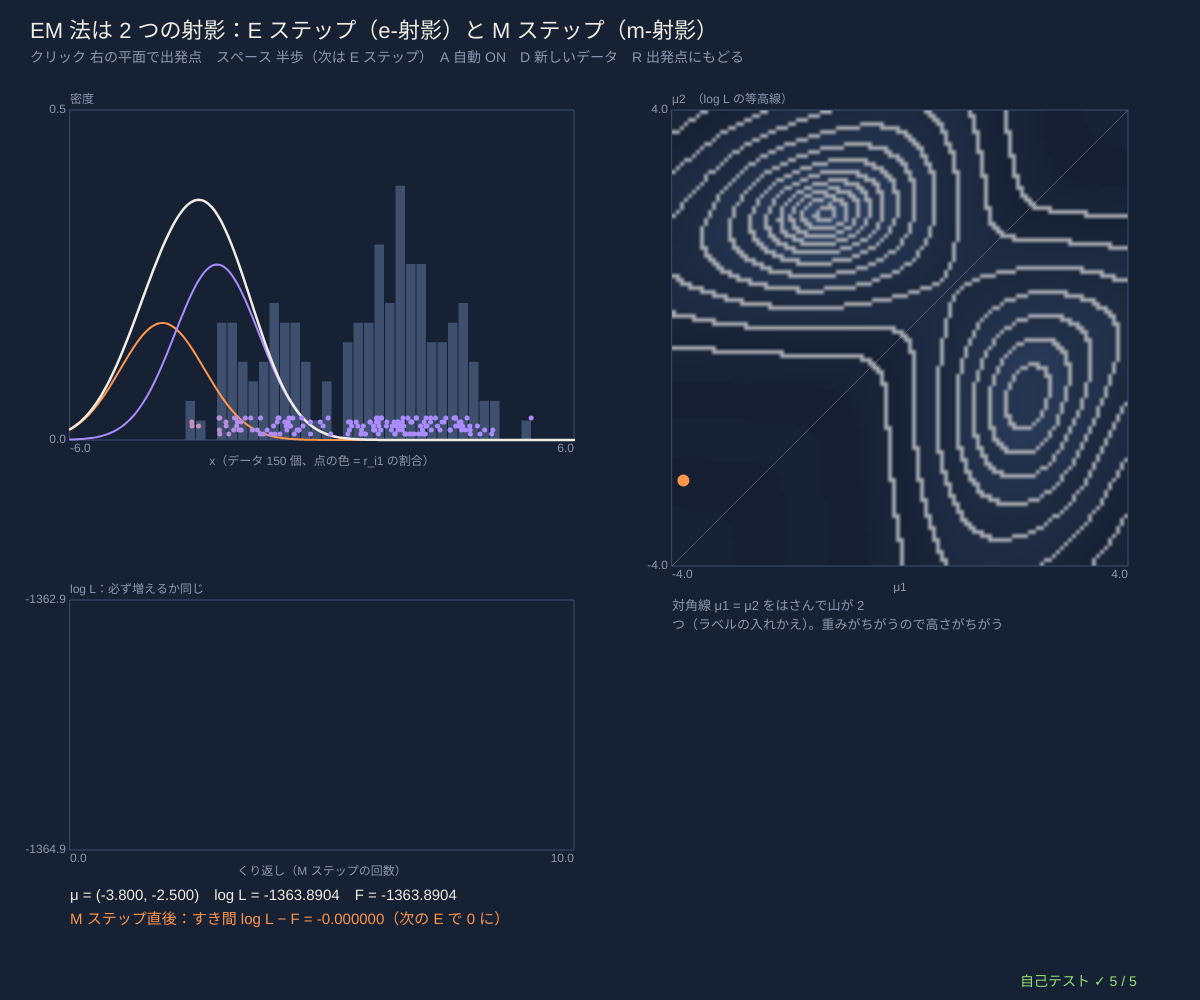
Frame 1 (no input)
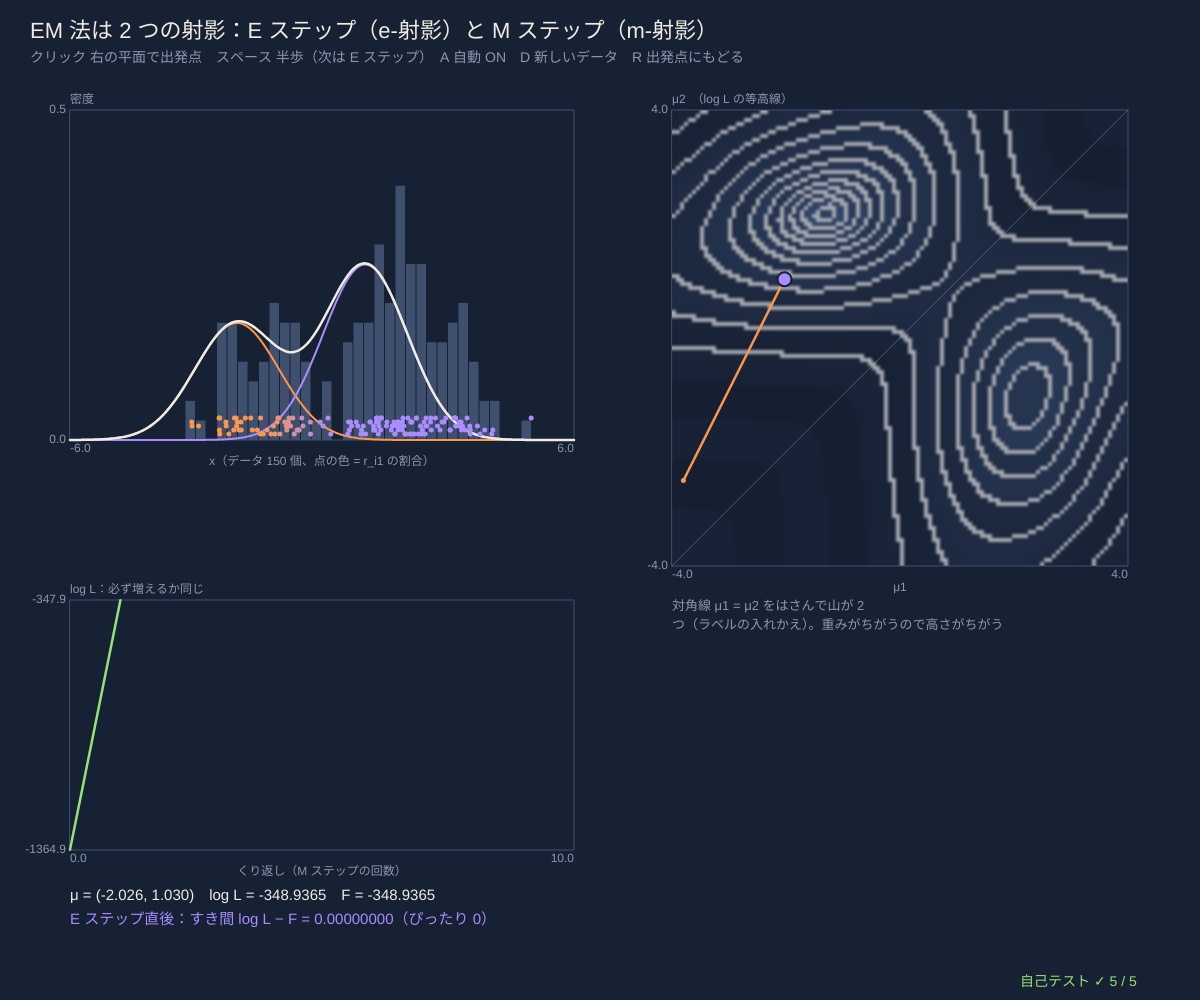
Frame 60 (no input)
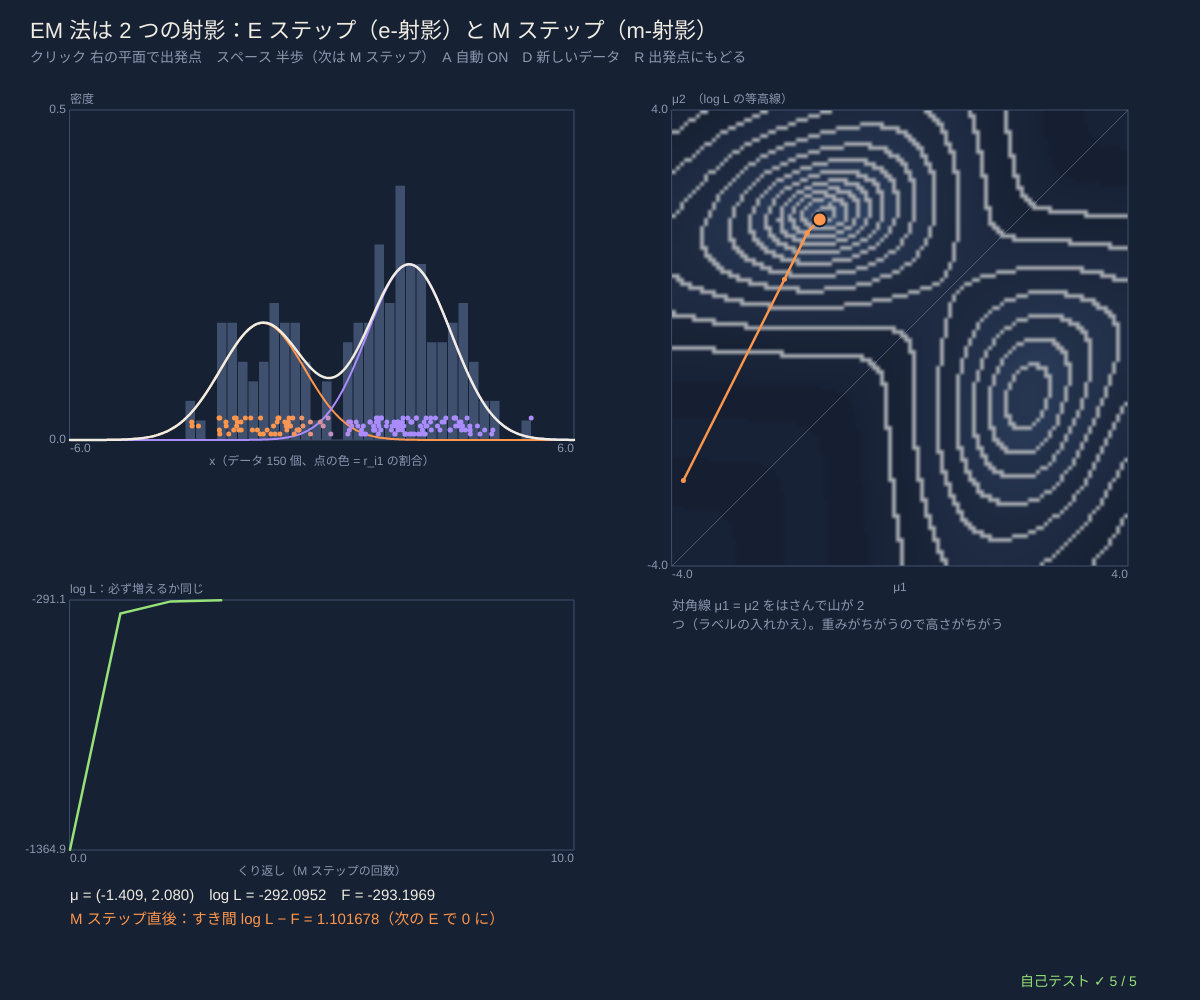
Frame 120 (the mouse pressed at the canvas centre since frame 60)

The p5.js sketch that drew these frames (run headless with seeded random() and noise() and a simulated clock; from frame 60 on, the mouse is pressed at the canvas centre):

// p5.js sketch
// ── sketch.js
// ============================================
// 09 EM 法は 2 つの射影 ─ 2 つの正規分布の混合 w1 N(μ1, 1) + w2 N(μ2, 1) を 1 次元のデータに当てはめる（未知は μ1, μ2 だけ）
// E ステップ = e-射影：いまのモデルから「データに合う分布の集まり」へ。各点がどちらの山から来たかの確率 r_ik を計算
// M ステップ = m-射影：その r_ik を重みにして平均を取り直す（モデルの集まりへ戻る）。くり返すたびに対数尤度 log L は必ず増えるか同じ
// 自由エネルギー F = log L − Σ KL(r_i‖事後確率_i)：E で F = log L（すき間 0）、M で F が上がる。（クラスタリングとしての EM はシリーズ 61 の 08）
// クリック 右の平面で出発点 / スペース 半歩（E か M）/ A 自動 / D 新しいデータ / R 出発点にもどる
// ============================================

const W_MIX = [0.4, 0.6];                // ★ 2 つの山の重み（既知とする）
const TRUE_MU = [-1.5, 2];               // ★ データを作る本当の平均
const N_DATA = 150;
let xs = [], muEM = [-3.8, -2.5], startMu = [-3.8, -2.5], resp = [], phase = 'E', pathEM = [], logLs = [], auto = true, seedD = 9, pb, field = null, fKey = '', tick = 0;

function setup() { createCanvas(windowWidth, windowHeight); selfTest(); makeData(); layout(); restart(); }
function windowResized() { resizeCanvas(windowWidth, windowHeight); layout(); }
function layout() { let s = Math.min(width * 0.38, height * 0.62); pb = plotBox(width * 0.56, 110, s, s, -4, 4, -4, 4); fKey = ''; }
function makeData() { seedRng(seedD); xs = []; for (let k = 0; k < N_DATA; k++) { let c = rnd() < W_MIX[0] ? 0 : 1; xs.push(TRUE_MU[c] + gaussRnd()); } fKey = ''; }
function restart() { muEM = startMu.slice(); resp = posterior(muEM); phase = 'E'; pathEM = [muEM.slice()]; logLs = [logLik(muEM)]; }
function npdf(x, m) { return Math.exp(-0.5 * (x - m) * (x - m)) / Math.sqrt(2 * Math.PI); }
function logLik(mu) { let s = 0; for (let x of xs) s += Math.log(Math.max(1e-300, W_MIX[0] * npdf(x, mu[0]) + W_MIX[1] * npdf(x, mu[1]))); return s; }
function posterior(mu) { return xs.map((x) => { let a = W_MIX[0] * npdf(x, mu[0]), b = W_MIX[1] * npdf(x, mu[1]), s = Math.max(a + b, 1e-300); return [a / s, b / s]; }); }   // ★ E ステップ
function mStep(r) { return [0, 1].map((k) => { let sw = 0, sx = 0; r.forEach((ri, i) => { sw += ri[k]; sx += ri[k] * xs[i]; }); return sw > 1e-12 ? sx / sw : 0; }); }   // ★ M ステップ：重みつき平均
function freeEnergy(r, mu) {             // F(r, μ) = Σ_i Σ_k r_ik log(w_k N(x_i; μ_k) / r_ik)
  let s = 0; xs.forEach((x, i) => { for (let k = 0; k < 2; k++) if (r[i][k] > 0) s += r[i][k] * Math.log(Math.max(1e-300, W_MIX[k] * npdf(x, mu[k])) / r[i][k]); }); return s;
}
function halfStep() {
  if (phase === 'E') { resp = posterior(muEM); phase = 'M'; }
  else { muEM = mStep(resp); phase = 'E'; pathEM.push(muEM.slice()); logLs.push(logLik(muEM)); if (pathEM.length > 200) { pathEM.shift(); logLs.shift(); } }
}

function draw() {
  background(...BG);
  hudTitle('EM 法は 2 つの射影：E ステップ（e-射影）と M ステップ（m-射影）', 'クリック 右の平面で出発点　スペース 半歩（次は ' + phase + ' ステップ）　A 自動 ' + (auto ? 'ON' : 'OFF') + '　D 新しいデータ　R 出発点にもどる');
  if (auto && ++tick % 20 === 0) halfStep();
  if (fKey !== seedD + '/' + width) { fKey = seedD + '/' + width; freeField(field); let topL = logLik(TRUE_MU) + 5; field = gridField(pb, (a, b) => Math.log1p(Math.max(0, topL - logLik([a, b]))), { level: 0.4, vmax: 6, cap: 5.8, c0: [60, 85, 125], c1: [24, 34, 54], res: 4 }); }
  // ---- 右：(μ1, μ2) 平面と log L の等高線、EM の道
  drawField(field); drawAxes(pb, 'μ1', 'μ2　（log L の等高線）');
  stroke(...DIMC, 120); strokeWeight(1); let [d1x, d1y] = toScr(pb, -4, -4), [d2x, d2y] = toScr(pb, 4, 4); line(d1x, d1y, d2x, d2y);
  plotLine(pb, pathEM, ORANGE, 2.5);
  for (let P of pathEM) { let [x, y] = toScr(pb, P[0], P[1]); noStroke(); fill(...ORANGE); circle(x, y, 5); }
  let [cx, cy] = toScr(pb, muEM[0], muEM[1]); fill(...(phase === 'M' ? VIOLET : ORANGE)); stroke(...BG); strokeWeight(2); circle(cx, cy, 14);
  noStroke(); fill(...DIMC); textSize(13); textAlign(LEFT, TOP); text('対角線 μ1 = μ2 をはさんで山が 2 つ（ラベルの入れかえ）。重みがちがうので高さがちがう', pb.x, pb.y + pb.h + 34, pb.w);
  // ---- 左上：データのヒストグラムと混合分布
  let b1 = plotBox(70, 110, width * 0.42, height * 0.33, -6, 6, 0, 0.45), bins = new Array(48).fill(0);
  for (let x of xs) { let i = Math.floor((x + 6) / 0.25); if (i >= 0 && i < 48) bins[i]++; }
  drawAxes(b1, 'x（データ ' + N_DATA + ' 個、点の色 = r_i1 の割合）', '密度');
  noStroke(); fill(...WIRE); for (let i = 0; i < 48; i++) { let h = bins[i] / (N_DATA * 0.25), [x0, y0] = toScr(b1, -6 + i * 0.25, h), [x1] = toScr(b1, -6 + (i + 1) * 0.25, 0); rect(x0, y0, x1 - x0 - 1, b1.y + b1.h - y0); }
  let c0 = [], c1 = [], cm = []; for (let k = 0; k <= 240; k++) { let x = -6 + k / 20, a = W_MIX[0] * npdf(x, muEM[0]), b = W_MIX[1] * npdf(x, muEM[1]); c0.push([x, a]); c1.push([x, b]); cm.push([x, a + b]); }
  plotLine(b1, c0, ORANGE, 2); plotLine(b1, c1, VIOLET, 2); plotLine(b1, cm, INK, 2.5);
  xs.forEach((x, i) => { let [sx] = toScr(b1, x, 0); let t = resp[i] ? resp[i][0] : 0.5; noStroke(); fill(ORANGE[0] * t + VIOLET[0] * (1 - t), ORANGE[1] * t + VIOLET[1] * (1 - t), ORANGE[2] * t + VIOLET[2] * (1 - t)); circle(sx, b1.y + b1.h - 6 - (i % 5) * 4, 5); });
  // ---- 左下：log L と F
  let L = logLik(muEM), F = freeEnergy(resp, muEM), lo = Math.min(...logLs) - 1, hi = Math.max(...logLs) + 1;
  let b2 = plotBox(70, height * 0.6, width * 0.42, height * 0.25, 0, Math.max(10, logLs.length - 1), lo, hi);
  drawAxes(b2, 'くり返し（M ステップの回数）', 'log L：必ず増えるか同じ');
  plotLine(b2, logLs.map((v, i) => [i, v]), LIME, 2.5);
  noStroke(); textAlign(LEFT, BASELINE); textSize(15); let ty = b2.y + b2.h + 50;
  fill(...INK); text('μ = (' + fmtN(muEM[0], 3) + ', ' + fmtN(muEM[1], 3) + ')　log L = ' + fmtN(L, 4) + '　F = ' + fmtN(F, 4), 70, ty);
  fill(...(phase === 'M' ? VIOLET : ORANGE)); text(phase === 'M' ? 'E ステップ直後：すき間 log L − F = ' + fmtN(L - F, 8) + '（ぴったり 0）' : 'M ステップ直後：すき間 log L − F = ' + fmtN(L - F, 6) + '（次の E で 0 に）', 70, ty + 24);
  drawSelfTest(width - 180, height - 14);
}
function mousePressed() { if (inRect(mouseX, mouseY, pb)) { let [a, b] = fromScr(pb, mouseX, mouseY); startMu = [clampv(a, -4, 4), clampv(b, -4, 4)]; restart(); } }
function keyPressed() {
  if (key === ' ') { auto = false; halfStep(); }
  if (key === 'a' || key === 'A') auto = !auto;
  if (key === 'd' || key === 'D') { seedD++; makeData(); restart(); }
  if (key === 'r' || key === 'R') restart();
  return false;
}

// ---- 自己テスト
function selfTest() {
  selfTestResults = [];
  makeData(); seedRng(99);
  let okMono = true, okGap0 = true, okGap = true, okMmax = true, okDecomp = true;
  for (let s = 0; s < 10; s++) {
    let mu = [rnd() * 8 - 4, rnd() * 8 - 4], prev = logLik(mu);
    for (let it = 0; it < 60; it++) {
      let r = posterior(mu);
      if (Math.abs(freeEnergy(r, mu) - logLik(mu)) > 1e-9) okGap0 = false;          // E の直後は F = log L
      let mu2 = mStep(r), F2 = freeEnergy(r, mu2);
      for (let k = 0; k < 2; k++) for (let e of [-1e-3, 1e-3]) { let m3 = mu2.slice(); m3[k] += e; if (freeEnergy(r, m3) > F2) okMmax = false; }
      if (F2 > logLik(mu2) + 1e-9) okGap = false;                                     // いつも F ≤ log L
      let post = posterior(mu2), kl = r.reduce((s2, ri, i) => s2 + divKL(ri, post[i]), 0);
      if (Math.abs(logLik(mu2) - F2 - kl) > 1e-8) okDecomp = false;
      mu = mu2; let now = logLik(mu); if (now < prev - 1e-9) okMono = false; prev = now;
    }
  }
  check('10 か所から 60 回ずつ：log L は一度も減らない', okMono);
  check('E ステップの直後は F = log L（誤差 1e-9）、いつも F ≤ log L', okGap0 && okGap);
  check('M ステップの重みつき平均は F を最大にする（±0.001 ずらすと必ず下がる）', okMmax);
  check('log L − F = Σ KL(r_i ‖ 事後確率_i)（誤差 1e-8）', okDecomp);
  let mu = [-3, 3]; for (let it = 0; it < 400; it++) mu = mStep(posterior(mu));
  let h = 1e-5, g1 = (logLik([mu[0] + h, mu[1]]) - logLik([mu[0] - h, mu[1]])) / (2 * h), g2 = (logLik([mu[0], mu[1] + h]) - logLik([mu[0], mu[1] - h])) / (2 * h);
  check('収束した点では log L の傾き ≈ 0（' + fmtN(Math.abs(g1) + Math.abs(g2), 6) + '）、答え ≈ 本当の平均 (' + fmtN(mu[0], 2) + ', ' + fmtN(mu[1], 2) + ')', Math.abs(g1) + Math.abs(g2) < 1e-4 && Math.abs(mu[0] - TRUE_MU[0]) < 0.5 && Math.abs(mu[1] - TRUE_MU[1]) < 0.5);
  reportSelfTest();
}

// ---------- やってみよう ----------
// 1. 対角線の向こう側（μ1 > μ2）から出発すると、どちらの山に着く？ log L は本当の答えより低い？
// 2. 対角線のちょうど上から出発すると？（2 つの山が同じ平均のまま動けない「鞍点」）
// 3. TRUE_MU を [-0.5, 0.5] に近づけると、EM はゆっくりになる。等高線の形と比べよう
// 4. W_MIX を [0.5, 0.5] にすると、2 つの山の高さは同じになる？
// 5. 分散 σ も未知にすると、1 点に山が縮んで log L → ∞ になることがある。どう防ぐ？

// ==================================================
// ここから下は「情報幾何の道具」（中身は読まなくても OK。消さないでね）
// ==================================================
// ---- 色と小さな道具（等高線地図の色）
const BG = [22, 33, 52];                // 背景（深いスレートブルー）
const INK = [240, 236, 226];            // 文字（紙の白）
const ORANGE = [255, 150, 75], VIOLET = [170, 140, 255], TEAL = [95, 205, 190], ROSE = [255, 110, 125], LIME = [150, 225, 120], SAND = [235, 210, 150];
const DIMC = [140, 152, 175], PANEL = [32, 46, 70], WIRE = [62, 80, 110];
const OUTC = [[255, 150, 75], [95, 205, 190], [170, 140, 255], [235, 210, 150], [255, 110, 125], [150, 225, 120], [120, 175, 255], [230, 140, 210]];   // 結果ごとの色
function clampv(v, a, b) { return v < a ? a : v > b ? b : v !== v ? a : v; }     // NaN なら a に戻す
function fmtN(v, d) { if (typeof v !== 'number' || v !== v) return '?'; if (!isFinite(v)) return v > 0 ? '∞' : '−∞'; return v.toFixed(d === undefined ? 2 : d); }
function fmtP(p, d) { return '(' + p.map((v) => fmtN(v, d === undefined ? 2 : d)).join(', ') + ')'; }
function hudTitle(t, sub) {              // 左上のタイトルと操作の説明
  noStroke(); fill(...INK); textSize(22); textAlign(LEFT, BASELINE); text(t, 30, 38);
  fill(...DIMC); textSize(14); textLeading(19); text(sub, 30, 62);
}
function inRect(x, y, r) { return x >= r.x && x <= r.x + r.w && y >= r.y && y <= r.y + r.h; }
function drawField(f) { if (f) image(f.img, f.x, f.y, f.w, f.h); }   // 等高線の地図（画像）を描く
function freeField(f) { if (f && f.img) f.img.remove(); }
// ---- 種つきの乱数（同じ種なら毎回同じ列 → 実験をくり返せる）
let rngState = 1;
function seedRng(s) { rngState = (s >>> 0) || 1; }
function rnd() {                       // 0〜1 の一様乱数（mulberry32）
  rngState = (rngState + 0x6d2b79f5) >>> 0;
  let t = rngState;
  t = Math.imul(t ^ (t >>> 15), t | 1);
  t ^= t + Math.imul(t ^ (t >>> 7), t | 61);
  return ((t ^ (t >>> 14)) >>> 0) / 4294967296;
}
function gaussRnd() { let u = 1 - rnd(), v = rnd(); return Math.sqrt(-2 * Math.log(u)) * Math.cos(2 * Math.PI * v); }   // 標準正規分布（ボックス-ミュラー法）
function rndDist(k, floor) {            // でたらめな確率分布（k 個、どれも floor 以上）
  let p = []; for (let i = 0; i < k; i++) p.push(-Math.log(1 - rnd()) + 1e-9);
  return mixFloor(normP(p), floor || 0);
}
function sampleIndex(p) { let u = rnd(), c = 0; for (let i = 0; i < p.length; i++) { c += p[i]; if (u < c) return i; } return p.length - 1; }
// ---- 情報の道具：確率分布 p = [p1, p2, ...]（合計 1）。log(0) は 0·log 0 = 0 として扱う
const TINY = 1e-300;
function normP(p) { let s = 0; for (let v of p) s += Math.max(0, v); if (!(s > 0)) return p.map(() => 1 / p.length); return p.map((v) => Math.max(0, v) / s); }
function mixFloor(p, f) { if (!f) return p; return normP(p.map((v) => Math.max(v, f))); }   // どの確率も f 以上に（0 を避ける）
function safeLog(v) { return Math.log(Math.max(v, TINY)); }
function entropyH(p) { let h = 0; for (let v of p) if (v > 0) h -= v * Math.log(v); return h; }           // エントロピー（ナット）
function divKL(p, q) {                  // KL ダイバージェンス D(p‖q)（ナット）。q が 0 で p > 0 なら ∞
  let d = 0;
  for (let i = 0; i < p.length; i++) { if (p[i] <= 0) continue; if (q[i] <= 0) return Infinity; d += p[i] * Math.log(p[i] / q[i]); }
  return Math.max(0, d);
}
function crossH(p, q) { let h = 0; for (let i = 0; i < p.length; i++) if (p[i] > 0) h -= p[i] * safeLog(q[i]); return h; }  // 交差エントロピー
function bhatta(p, q) { let s = 0; for (let i = 0; i < p.length; i++) s += Math.sqrt(Math.max(0, p[i] * q[i])); return Math.min(1, s); }
function fisherRao(p, q) { return 2 * Math.acos(clampv(bhatta(p, q), -1, 1)); }                          // フィッシャー-ラオ距離 = 球の大円の長さ
function hellingerSq(p, q) { let s = 0; for (let i = 0; i < p.length; i++) { let d = Math.sqrt(p[i]) - Math.sqrt(q[i]); s += d * d; } return s; }   // Σ(√p − √q)²
function tvDist(p, q) { let s = 0; for (let i = 0; i < p.length; i++) s += Math.abs(p[i] - q[i]); return s / 2; }
function alphaDiv(p, q, a) {            // α-ダイバージェンス（甘利の流儀）。α → −1 で D(p‖q)、α → +1 で D(q‖p)
  if (Math.abs(a + 1) < 1e-12) return divKL(p, q);
  if (Math.abs(a - 1) < 1e-12) return divKL(q, p);
  let s = 0, ea = (1 - a) / 2, eb = (1 + a) / 2;
  for (let i = 0; i < p.length; i++) s += Math.pow(Math.max(p[i], 0), ea) * Math.pow(Math.max(q[i], 0), eb);
  return Math.max(0, (4 / (1 - a * a)) * (1 - s));
}
function mixM(p, q, t) { return p.map((v, i) => (1 - t) * v + t * q[i]); }                       // m-測地線：確率をそのまま混ぜる
function mixE(p, q, t) { return normP(p.map((v, i) => Math.exp((1 - t) * safeLog(v) + t * safeLog(q[i])))); }   // e-測地線：対数で混ぜて正規化
function mixAlpha(p, q, t, a) {         // α-測地線：u^((1−α)/2) で混ぜて正規化（α = −1 は m、α = +1 は e）
  if (Math.abs(a - 1) < 1e-9) return mixE(p, q, t);
  let ex = (1 - a) / 2;
  return normP(p.map((v, i) => Math.pow((1 - t) * Math.pow(v, ex) + t * Math.pow(q[i], ex), 1 / ex)));
}
function bitsOf(nat) { return nat / Math.LN2; }
// ---- 2 次元の図の枠（データ座標 ↔ 画面）
function plotBox(x, y, w, h, x0, x1, y0, y1) { return { x, y, w, h, x0, x1, y0, y1 }; }
function toScr(b, u, v) { return [b.x + ((u - b.x0) / (b.x1 - b.x0)) * b.w, b.y + b.h - ((v - b.y0) / (b.y1 - b.y0)) * b.h]; }
function fromScr(b, sx, sy) { return [b.x0 + ((sx - b.x) / b.w) * (b.x1 - b.x0), b.y0 + ((b.y + b.h - sy) / b.h) * (b.y1 - b.y0)]; }
function drawAxes(b, xl, yl) {
  noFill(); stroke(...WIRE); strokeWeight(1); rect(b.x, b.y, b.w, b.h);
  noStroke(); fill(...DIMC); textSize(12); textAlign(CENTER, TOP); text(xl, b.x + b.w / 2, b.y + b.h + 16);
  textAlign(LEFT, TOP); text(fmtN(b.x0, 1), b.x, b.y + b.h + 3); textAlign(RIGHT, TOP); text(fmtN(b.x1, 1), b.x + b.w, b.y + b.h + 3);
  textAlign(RIGHT, CENTER); text(fmtN(b.y0, 1), b.x - 4, b.y + b.h); text(fmtN(b.y1, 1), b.x - 4, b.y); textAlign(LEFT, BOTTOM); text(yl, b.x, b.y - 4);
}
function plotLine(b, pts, col, w) {      // データ座標の点列を折れ線に（枠の外の部分は枠のふちで切る）
  if (!pts || pts.length < 2) return;
  noFill(); stroke(...col); strokeWeight(w || 2);
  let run = [], x0 = b.x - 1, x1 = b.x + b.w + 1, y0 = b.y - 1, y1 = b.y + b.h + 1;
  let flush = () => { if (run.length >= 2) { beginShape(); for (let q of run) vertex(q[0], q[1]); endShape(); } run = []; };
  let clip = (a, c) => {                 // 線分 a→c の枠の中の部分 [t0, t1]（リャン-バースキー法）。なければ null
    let t0 = 0, t1 = 1, dx = c[0] - a[0], dy = c[1] - a[1];
    for (let [p, q] of [[-dx, a[0] - x0], [dx, x1 - a[0]], [-dy, a[1] - y0], [dy, y1 - a[1]]]) {
      if (p === 0) { if (q < 0) return null; continue; }
      let r = q / p; if (p < 0) t0 = Math.max(t0, r); else t1 = Math.min(t1, r);
    }
    return t0 <= t1 ? [t0, t1] : null;
  };
  let prev = null;
  for (let p of pts) {
    let s = toScr(b, p[0], p[1]);
    if (!(s[0] === s[0] && s[1] === s[1] && isFinite(s[0]) && isFinite(s[1]))) { flush(); prev = null; continue; }
    if (prev) {
      let c = clip(prev, s);
      if (!c) flush();
      else {
        let A = [prev[0] + c[0] * (s[0] - prev[0]), prev[1] + c[0] * (s[1] - prev[1])], B = [prev[0] + c[1] * (s[0] - prev[0]), prev[1] + c[1] * (s[1] - prev[1])];
        if (c[0] > 0) { flush(); run.push(A); } else if (!run.length) run.push(A);
        run.push(B);
        if (c[1] < 1) flush();
      }
    }
    prev = s;
  }
  flush(); noStroke();                  // あとの文字にふちがつかないように
}
function gridField(b, fn, opt) {        // 長方形の上の等高線の地図（fn(u, v)）
  opt = opt || {};
  let res = opt.res || 3, gw = Math.ceil(b.w / res), gh = Math.ceil(b.h / res), g = createGraphics(gw, gh); g.pixelDensity(1); g.loadPixels();
  let vals = new Float64Array(gw * gh), lv = opt.level || 0.1, vmin = opt.vmin || 0, vmax = opt.vmax || 1, c0 = opt.c0 || [40, 60, 95], c1 = opt.c1 || ORANGE;
  for (let j = 0; j < gh; j++) for (let i = 0; i < gw; i++) { let [u, v] = fromScr(b, b.x + (i + 0.5) * res, b.y + (j + 0.5) * res); vals[j * gw + i] = fn(u, v); }
  let bandOf = (v) => Math.floor(clampv((v - vmin) / lv, -1e6, 1e6));
  for (let j = 0; j < gh; j++) for (let i = 0; i < gw; i++) {
    let k = j * gw + i, v = vals[k], o = 4 * k, band = bandOf(v), t = clampv((v - vmin) / (vmax - vmin), 0, 1), sh = band % 2 ? 0.9 : 1;
    let edge = v < (opt.cap || Infinity) && ((i + 1 < gw && bandOf(vals[k + 1]) !== band) || (j + 1 < gh && bandOf(vals[k + gw]) !== band));
    for (let c = 0; c < 3; c++) g.pixels[o + c] = edge ? 235 : (c0[c] + (c1[c] - c0[c]) * t) * sh;
    g.pixels[o + 3] = edge ? 170 : 255;
  }
  g.updatePixels();
  return { img: g, x: b.x, y: b.y, w: b.w, h: b.h };
}
// ---- 自己テストの道具
let selfTestResults = [];
function check(name, cond) { selfTestResults.push({ name, ok: !!cond }); }
function reportSelfTest() { for (let r of selfTestResults) (r.ok ? console.log : console.error)((r.ok ? '✓ ' : '✗ ') + r.name); }
function selfTestOk() { return selfTestResults.every((r) => r.ok); }
function selfTestLine() { let n = selfTestResults.filter((r) => r.ok).length; return '自己テスト ' + (n === selfTestResults.length ? '✓ ' : '✗ ') + n + ' / ' + selfTestResults.length; }
function drawSelfTest(x, y) { noStroke(); fill(...(selfTestOk() ? LIME : ROSE)); textSize(14); textAlign(LEFT, BASELINE); text(selfTestLine(), x, y); }
